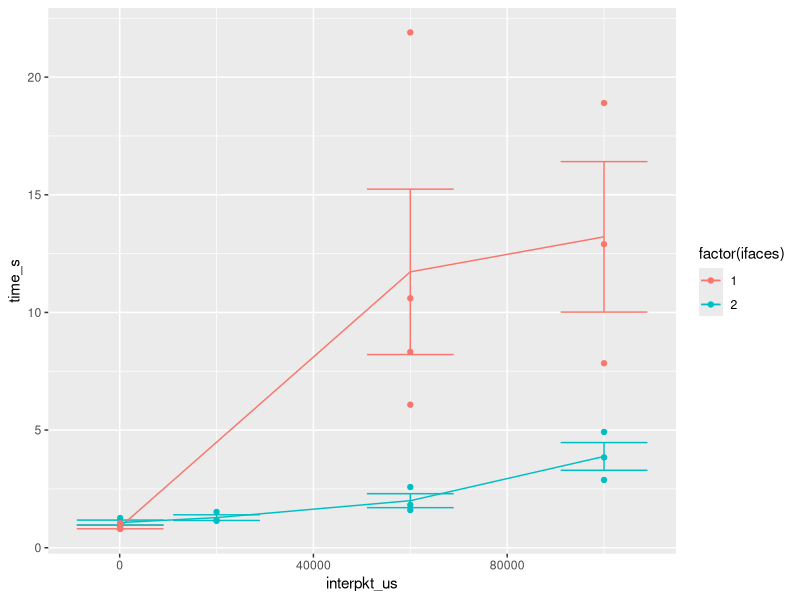

Write R code to recreate this figure.
library(ggplot2)

# http://www.cookbook-r.com/Manipulating_data/Summarizing_data/
## Summarizes data.
## Gives count, mean, standard deviation, standard error of the mean, and
## confidence interval (default 95%).
##   data: a data frame.
##   measurevar: the name of a column that contains the variable to be
##               summarized
##   groupvars: a vector containing names of columns that contain grouping
##              variables
##   na.rm: a boolean that indicates whether to ignore NA's
##   conf.interval: the % range of the confidence interval (default is 95%)
summarySE <- function(data=NULL, measurevar, groupvars=NULL, na.rm=FALSE,
                      conf.interval=.95, .drop=TRUE) {
  require(plyr)

  # New version of length which can handle NA's: if na.rm==T, don't count them
  length2 <- function (x, na.rm=FALSE) {
    if (na.rm) sum(!is.na(x))
    else       length(x)
  }

  # This does the summary. For each group's data frame, return a vector with
  # N, mean, and sd
  datac <- ddply(data, groupvars, .drop=.drop,
                 .fun = function(xx, col) {
                   c(N      = length2(xx[[col]], na.rm=na.rm),
                     mean   = mean   (xx[[col]], na.rm=na.rm),
                     median = median (xx[[col]], na.rm=na.rm),
                     sd     = sd     (xx[[col]], na.rm=na.rm)
                   )
                 },
                 measurevar
  )

  # Rename the "mean" column
  datac <- rename(datac, c("mean" = measurevar))

  datac$se <- datac$sd / sqrt(datac$N)  # Calculate standard error of the mean

  # Confidence interval multiplier for standard error
  # Calculate t-statistic for confidence interval:
  # e.g., if conf.interval is .95, use .975 (above/below), and use df=N-1
  ciMult <- qt(conf.interval/2 + .5, datac$N-1)
  datac$ci <- datac$se * ciMult

  return(datac)
}

udpalt <- as.data.frame(read.csv('udpalt.csv'))

ds <- summarySE(data=udpalt, measurevar="time_s", groupvars=c("interpkt_us", "ifaces"))

p <- ggplot(ds, aes(x=interpkt_us, y=time_s, colour=factor(ifaces))) +
  geom_errorbar(aes(ymin=time_s-se, ymax=time_s+se)) +
  geom_line() +
  geom_point(data=udpalt, aes(x=interpkt_us, y=time_s, colour=factor(ifaces)))
